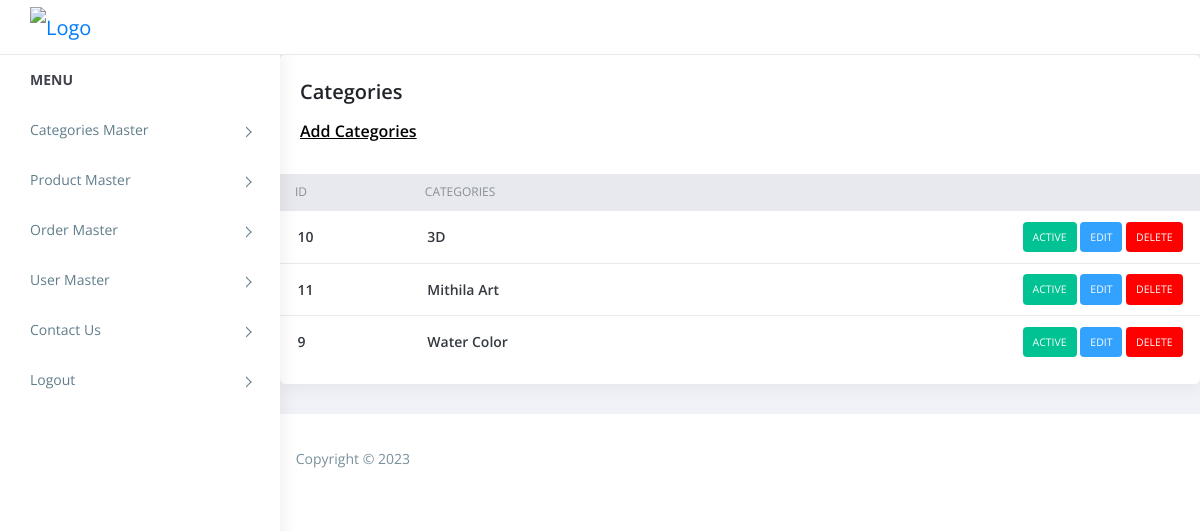
Page /categories.inc.php (signed in) on the committed database.
### tables this page shows
CREATE TABLE `categories` (
  `id` int(11) NOT NULL,
  `categories` varchar(255) NOT NULL,
  `status` tinyint(4) NOT NULL
);

### categories.inc.php (the view, shortened to what this page needs)
<?php
require('top.inc.php');
$sql="select * from categories order by categories asc";
$res=mysqli_query($con,$sql);
?>
<div class="content pb-0">
	<div class="orders">
	   <div class="row">
		  <div class="col-xl-12">
			 <div class="card">
				<div class="card-body">
				   <h4 class="box-title">Categories </h4>
				   <h4 class="box-link"><a href="manage_categories.php">Add Categories</a> </h4>
				</div>
				<div class="card-body--">
				   <div class="table-stats order-table ov-h">
					  <table class="table ">
						 <thead>
							<tr>
							   <th>ID</th>
							   <th>Categories</th>
							   <th></th>
							</tr>
						 </thead>
						 <tbody>
							<?php
							while($row=mysqli_fetch_assoc($res)){?>
							<tr>
							   <td><?php echo $row['id']?></td>
							   <td><?php echo $row['categories']?></td>
							   <td>
								<?php
								if($row['status']==1){
									echo "<span class='badge badge-complete'><a href='?type=status&operation=deactive&id=".$row['id']."'>Active</a></span>&nbsp;";
								}else{
									echo "<span class='badge badge-pending'><a href='?type=status&operation=active&id=".$row['id']."'>Deactive</a></span>&nbsp;";
								}
								echo "<span class='badge badge-edit'><a href='manage_categories.php?id=".$row['id']."'>Edit</a></span>&nbsp;";
								echo "<span class='badge badge-delete'><a href='?type=delete&id=".$row['id']."'>Delete</a></span>";
								?>
							   </td>
							</tr>
							<?php } ?>
						 </tbody>
					  </table>
				   </div>
				</div>
			 </div>
		  </div>
	   </div>
	</div>
</div>
<?php
require('footer.inc.php');
?>

### Aassets/css/style.css (style rules this page uses)
body { display: table; font-family: open sans, sans-serif; font-size: 16px; width: 100% }
.order-table { position: relative }
.order-table tr th { background: #e8e9ef }
.order-table tr td:last-child, .order-table tr th:last-child { text-align: right }
.order-table tr:last-child td { border: none }
.order-table .badge { color: #fff; padding: 10px; text-transform: uppercase; font-weight: 400 }
.order-table .badge-complete { background: #00c292 }
.order-table .badge-delete { background: #FF0000 }
.order-table .badge-edit { background: #33A2FF }
.card { margin-bottom: 1.875em; border-radius: 5px; padding: 0; border: 0 solid transparent; -webkit-box-shadow: 0 0 20px rgba(0, 0, 0, .08); box-shadow: 0 0 20px rgba(0, 0, 0, .08) }
.card .box-title { font-weight: 600; font-size: 20px; padding: 5px 0 }
.card .card-body { float: left; padding: 1.25em; position: relative; width: 100% }
.table-stats table th, .table-stats table td { border: none; border-bottom: 1px solid #e8e9ef; color: #868e96; font-size: 12px; font-weight: 400; padding: .75em 1.25em; text-transform: uppercase }
.table-stats table td { color: #343a40; font-size: 14px; font-weight: 600; text-transform: capitalize; vertical-align: middle }
.card .box-link { font-weight: 600; font-size: 16px; padding: 5px 0 }
.card .box-link a { color:#000; text-decoration:underline; }
.badge a { color:#fff; }

### rows in the picture
categories: id "10", categories "3D"
categories: id "11", categories "Mithila Art"
categories: id "9", categories "Water Color"
